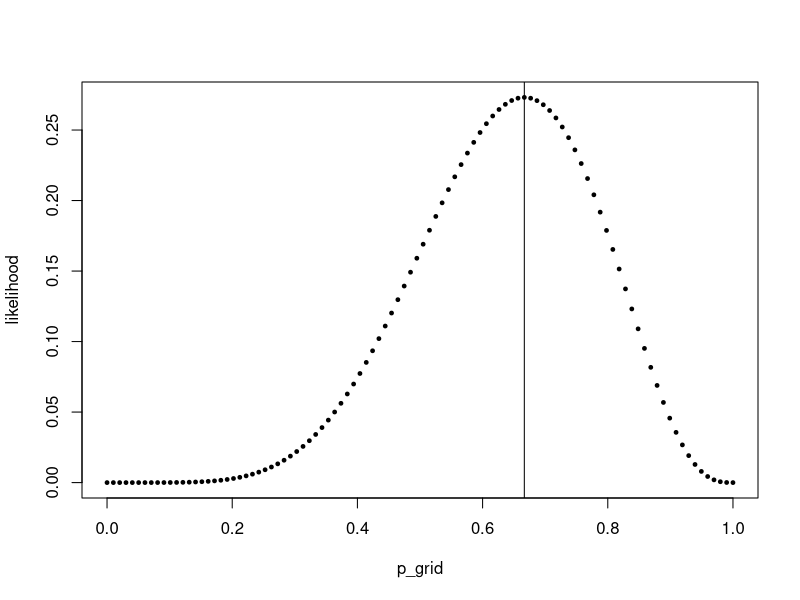
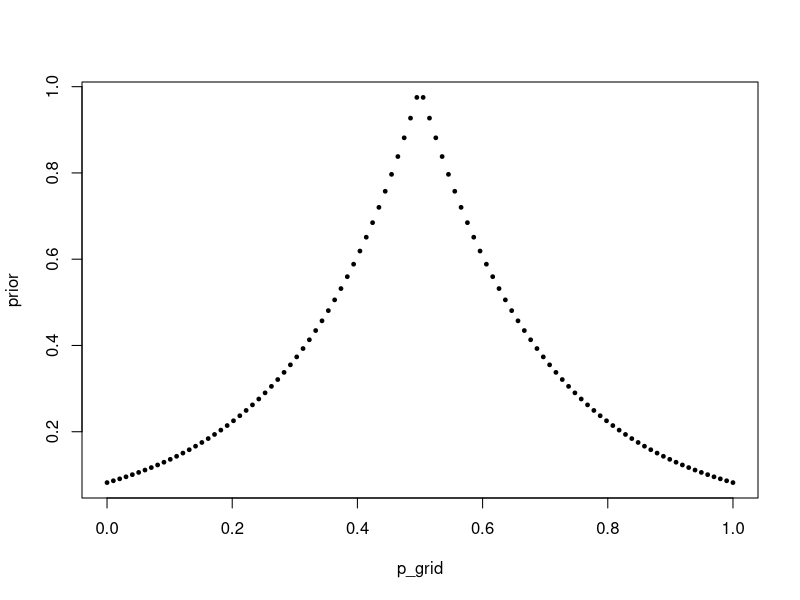
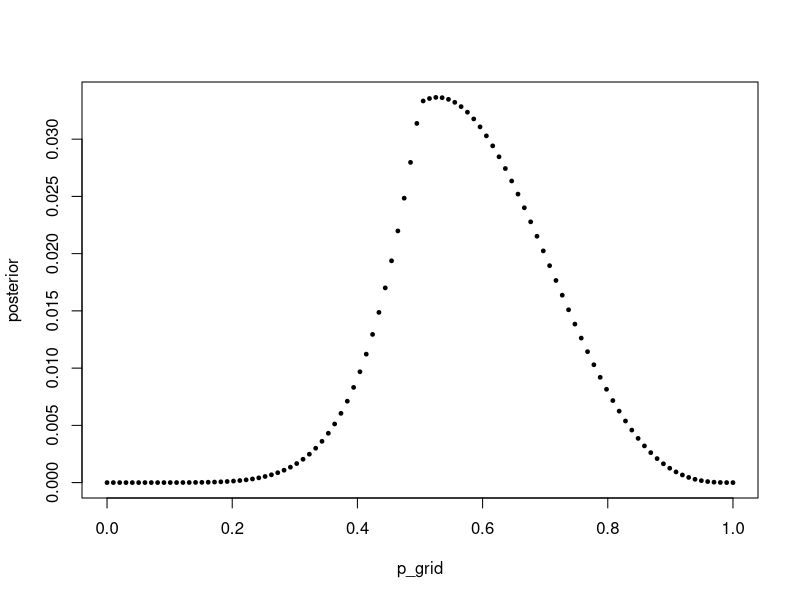

Generate these figures, in order, with R:
# Globe tossing example

# You want to know what proportion of the surface of the earth is water, and which proportion is land.
# You take a globe, the size of your hand, and toss it up in the air.
# When you catch the globe, you see what you have under your index finger: water (W) or land (L).

# After nine tosses, the data look like this:

globe=c("W","L","W","W","W","L","W","L","W") # six "W" and three "L".

# Based on these data, what are likely values of the proportion water (p)?

# Initially, p can take any value between 0 and 1.
# An estimate of this proportion is called the posterior distribution. 
# It is called posterior, because the estimate is conditional on the observations. p(water|observations).

# The way this is calculated follows Bayes' rule, that the conditional probability p(y|x) can be 
# deduced from the probability p(x|y) by the rule

#             p(x|y) * p(y)
# p(y|x) = -------------------
#                 p(x)

# The three elements on the righthand side of this equation are:
# 
# p(x|y): the likelihood of the data given different values of p.
# How likely is it to get six "W" and three "L" if the probability of "W" is 0.1, 0.2, 0.6, etc. 

# p(y): What are a priori likely or unlikely values of p? This is called the prior.

# The first two elements are the most important elements of the equation: Posterior is likelihood times prior.
# The third element p(x) is a factor that is used to ensure that the values of the posterior distribution 
# or the surface under the posterior distribution sums up to 1, making it a probability distribution.

# A relatively simple approach to the problem is to use grid approximation.
# This approach implies that instead of taking all values of p (infinitely many between zero and one)
# a finite number is taken:

p_grid = seq(0,1,length.out=100) # 100 values from 0 to 1.

# For each of these values the likelihood is determined, that the value produced the data.
# There are six out of nine "W" observations. This, for instance, makes it unlikely that p has a value
# close to zero. Also the values zero and 1 are excluded since both possiblities occur in the data.

# The likelihood for each of the 100 values of p is determined by the binomial distribution.
# This distribution tells you how likely an outcome is, given a certain value of a probability.
# For instance, how likely is to get nine heads out of ten tosses, assuming that the probability of 
# heads is 0.5?

dbinom(x=9,size=10,p=0.5) # Less than one percent.

# For the globe tossing experiment, these probabilities are calculated for every possible value of p:

likelihood=dbinom(6,size=9,prob=p_grid)
plot(p_grid, likelihood,pch=19,cex=0.5) 
abline(v=6/9) # The top of the curve is at 6/9 = 0.6667.

# The prior can be of different shapes.
# All values of p may be equally likely (uniform prior).
# prior=rep(1,100) # uniform prior
# prior=ifelse(p_grid<0.5,0,1) # second prior
prior=exp(-5*abs(p_grid-0.5)) # peaked prior

plot(p_grid,prior,pch=19,cex=0.5)

# The posterior is then calculated by multiplying the prior with the likelihood:

posterior = likelihood * prior
posterior=posterior/sum(posterior) # standardize so that the sum equals 1.
plot(p_grid,posterior,pch=19,cex=0.5)

# Once the posterior distribution is in place, you can start asking questions about it.
# These questions relate to point estimates (what is the mean) or interval estimates.

# One way of giving answers to such questions is to draw repeated samples from 
# the grid, relative to the posterior plausability of each value.

samples=sample(p_grid,size=1e5,replace=TRUE,prob=posterior) # 
mean(samples) # The mean
quantile(samples,c(0.1,0.9)) # 80% percentile interval

# What is the probability that the proportion of water is smaller than 0.5?
sum(posterior[p_grid<.5])

# How likely is it that the proportion of water is less than 0.5?
sum(posterior[p_grid<.5]) # 17%
